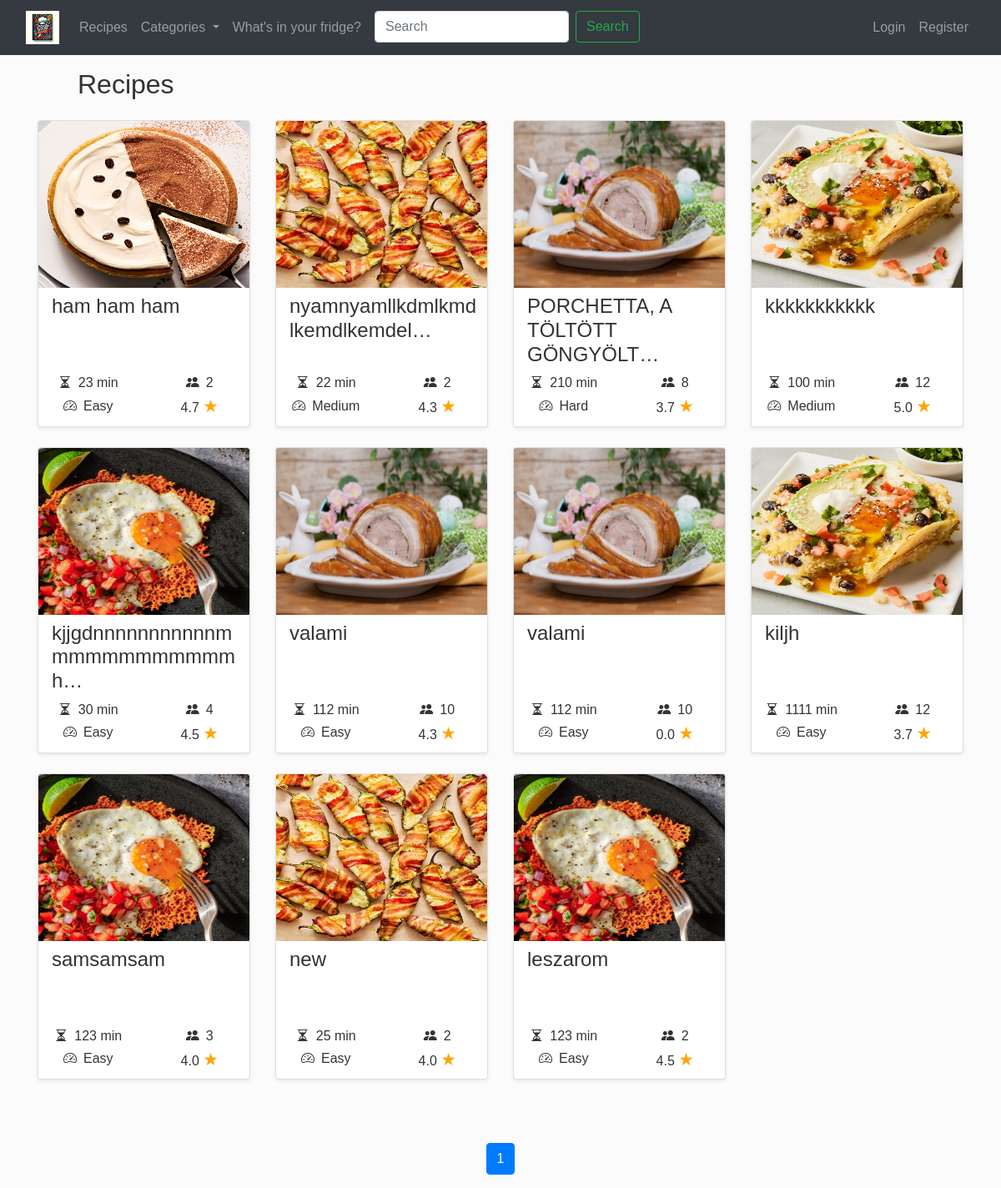
The page / on the database its author committed.
### recepies/models.py (models this page shows, shortened)
class Recipe(models.Model):
  title = models.CharField(max_length=128)
  serving = models.PositiveIntegerField()
  preparation_time = models.PositiveIntegerField()
  difficulty = models.CharField(
    max_length=6,
    choices=DifficultyLevel.choices,
    default=DifficultyLevel.EASY
  )
  raw_ingredients = models.TextField(help_text="List ingredients as free text.")
  ingredients = models.ManyToManyField(Ingredient, related_name='recipes')
  preparation = models.TextField()
  image = models.ImageField(upload_to='recepies/', null=True, blank=True)
  categories = models.ManyToManyField(Category, related_name='recipes')
  ratings = models.JSONField(default=dict)
  average_rating = models.FloatField(default=0.0)
  created_at = models.DateTimeField(auto_now_add=True)
  creator = models.ForeignKey(User, on_delete=models.CASCADE, related_name="creator_recipe")
  comments = models.ManyToManyField('Comment', related_name="comments_on_recipe", blank=True)

### recepies/views.py (the view)
# urls.py: path("", views.index, name="index"),
def index(request):
    categories = Category.objects.all()
    recipes = Recipe.objects.all().order_by('created_at')
    paginated_recipes, page_range, last_two_pages = paginate_with_page_range(request, recipes, per_page=12)
    return render(request, 'recepies/index.html', {
        'categories': categories,
        'recipes': paginated_recipes,
        'page_range': page_range,
        'last_two_pages': last_two_pages,
    })

### recepies/utils.py (called while the page is built)
def paginate_with_page_range(request, queryset, per_page):
    paginator = Paginator(queryset, per_page)
    page = request.GET.get('page')
    try:
        paginated_queryset = paginator.page(page)
    except PageNotAnInteger:
        paginated_queryset = paginator.page(1)
    except EmptyPage:
        paginated_queryset = paginator.page(paginator.num_pages)
    current_page = paginated_queryset.number
    last_page = paginator.num_pages
    window = 2
    start_page = max(current_page - window, 1)
    end_page = min(current_page + window, last_page) + 1
    page_range = range(start_page, end_page)
    if last_page > 2:
        last_two_pages = range(last_page - 1, last_page + 1)
    else:
        last_two_pages = range(1, last_page + 1)
    return paginated_queryset, page_range, last_two_pages

### recepies/templates/recepies/index.html
{% extends "recepies/layout.html" %} {% block content %}
<h2 class="pl-5 mb-4">Recipes</h2>
{% include "recepies/recipe_cards.html" with object_list=recipes %}
{% include "recepies/pagination.html" with object_list=recipes %}
{% endblock %}

### recepies/templates/recepies/recipe_cards.html (shortened to what this page needs)
{% if not object_list %}
<p class="ml-5">No recipes yet.</p>
{% else %}
<div class="row pb-5 mb-1">
  {% for recipe in object_list%}
  <div class="col-lg-3 col-md-6 mb-4 mb-lg-0">
    <div class="card shadow-sm border-2 rounded mb-4">
      <div class="card-body p-0">
        <img
          class="w-100 card-img-top img-fluid"
          src="{{ recipe.image.url }}"
          alt="{{ recipe.title }}"
          style="width: 300px; height: 200px;"
        />
        <div class="p-2">
          <h4 class="card-title mb-4 pl-2"  style="height: 70px;">{{ recipe.title|truncatechars:30 }}</h4>
          <div class="row ">
              <div class="col-6 d-flex align-items-center justify-content-center">
                  <i class="bi bi-hourglass-split"></i>
                  <span class="ml-2">{{ recipe.preparation_time }} min</span>
              </div>
              <div class="col-6 d-flex align-items-center justify-content-center">
                  <i class="bi bi-people-fill"></i>
                  <span class="ml-2">{{ recipe.serving }}</span>
              </div>
              <div class="col-6 d-flex align-items-center justify-content-center">
                  <i class="bi bi-speedometer2"></i>
                  <span class="ml-2">{{ recipe.difficulty }}</span>
              </div>
              <div class="col-6 d-flex align-items-center justify-content-center">
                  <p class="mb-0">{{ recipe.average_rating|floatformat:1 }} <span class="star-orange" style="font-size: 1.3rem">&#9733;</span></p>
              </div>
          </div>
        </div>
      </div>
    </div>
  </div>
  {% endfor %}
</div>
{% endif %}

### recepies/static/recepies/style.css (style rules this page uses)
body { font-family: 'Poppins', sans-serif; background-color: #fbfbfb; color: #333; }
.star-orange { font-size: 1.3rem; color: orange; }

### rows shown on the page
Recipe: image (picture), title "ham ham ham", preparation_time "23", serving "2", difficulty "Easy", average_rating "4.7"
Recipe: image (picture), title "nyamnyamllkdmlkmdlkemdlkemdel…", preparation_time "22", serving "2", difficulty "Medium", average_rating "4.3"
Recipe: image (picture), title "PORCHETTA, A TÖLTÖTT GÖNGYÖLT…", preparation_time "210", serving "8", difficulty "Hard", average_rating "3.7"
Recipe: image (picture), title "kkkkkkkkkkk", preparation_time "100", serving "12", difficulty "Medium", average_rating "5.0"
Recipe: image (picture), title "kjjgdnnnnnnnnnnnmmmmmmmmmmmmh…", preparation_time "30", serving "4", difficulty "Easy", average_rating "4.5"
Recipe: image (picture), title "valami", preparation_time "112", serving "10", difficulty "Easy", average_rating "4.3"
Recipe: image (picture), title "valami", preparation_time "112", serving "10", difficulty "Easy", average_rating "0.0"
Recipe: image (picture), title "kiljh", preparation_time "1111", serving "12", difficulty "Easy", average_rating "3.7"
Recipe: image (picture), title "samsamsam", preparation_time "123", serving "3", difficulty "Easy", average_rating "4.0"
Recipe: image (picture), title "new", preparation_time "25", serving "2", difficulty "Easy", average_rating "4.0"
Recipe: image (picture), title "leszarom", preparation_time "123", serving "2", difficulty "Easy", average_rating "4.5"

### other values the page prints
{{ num }} "1"
